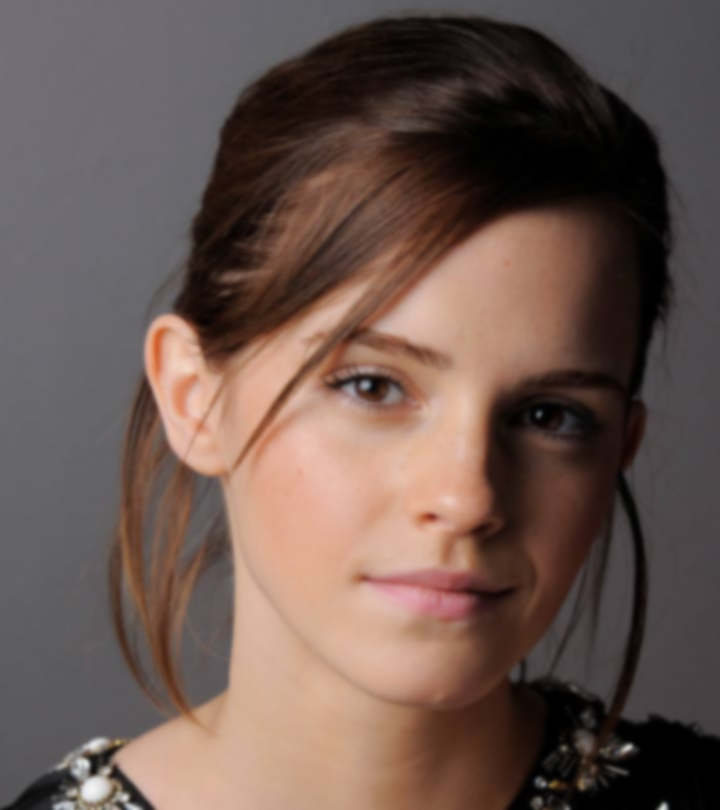
#> input picture assignment_one/emma-blurred.jpg, 720 x 810 px
$ jupyter execute q9.ipynb
#> lines starting #> are read from the running program, lines starting #| are printed output that depends on the picture
Question 9<br>
Sharpening

[cell 1]
import cv2 as cv
import numpy as np
import matplotlib.pyplot as plt

img = cv.imread('emma-blurred.jpg', cv.IMREAD_GRAYSCALE)
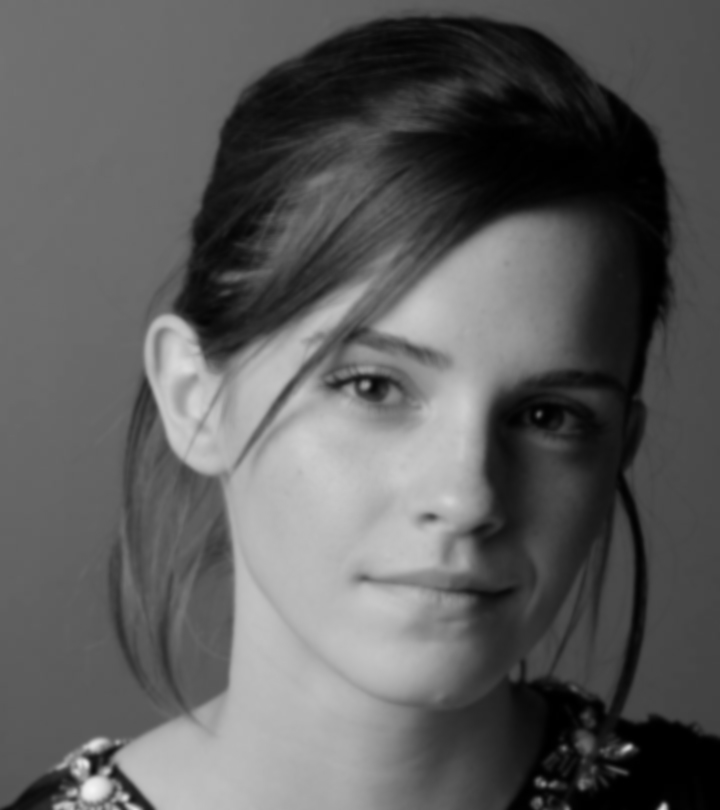
#> img: shape (810, 720); min 0, max 245, mean 92.3

# Convert to float (important to avoid overflow)
img = img.astype(np.float32)
blurred = cv.GaussianBlur(img, (5,5), 1.0)
details = img - blurred
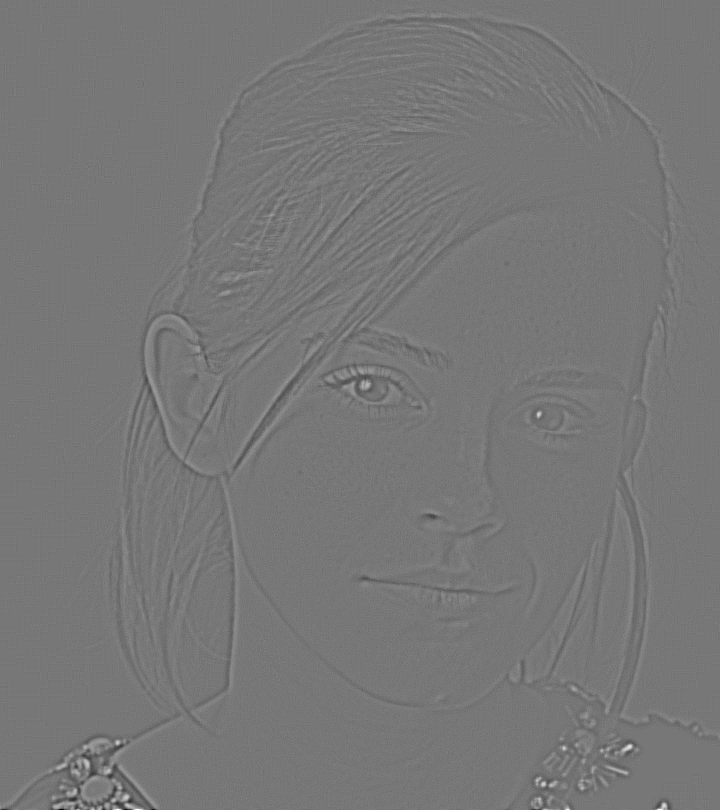
#> details: shape (810, 720) float32; min -15.24, max 17.28, mean 0.000138; drawn with min black and max white

alpha = 10  # strength of sharpening
sharpened = img + alpha * details
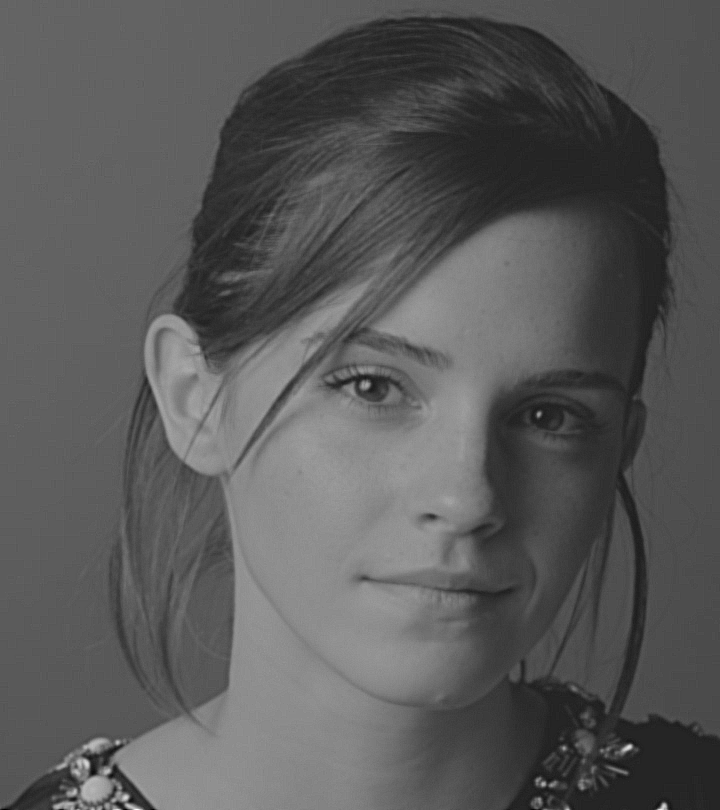
#> sharpened: shape (810, 720) float32; min -65.56, max 383.6, mean 92.3; drawn with min black and max white

# Clip values and convert back
sharpened = np.clip(sharpened, 0, 255).astype(np.uint8)


plot,ax = plt.subplots(1,4, figsize=(15,10))
ax[0].imshow(img, cmap='gray')
ax[0].set_title('Original Image')
ax[0].axis('off')

ax[1].imshow(blurred, cmap='gray')
ax[1].set_title('Blurred Image')
ax[1].axis('off')

ax[2].imshow(details, cmap='gray')
ax[2].set_title('Details')
ax[2].axis('off')

ax[3].imshow(sharpened, cmap='gray')
ax[3].set_title('Sharpen Image')
ax[3].axis('off')
plt.show()
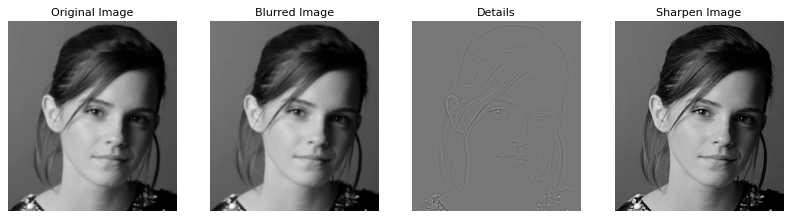
#> figure drawn by matplotlib, 4 panels
